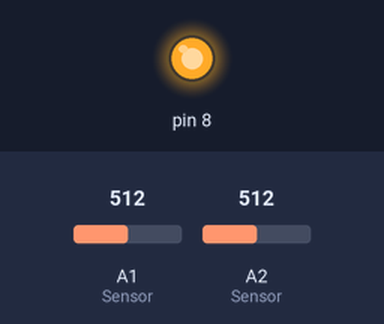
A sketch run on a simulated Arduino Nano, built with avr-gcc and run on an emulated ATmega328P. Parts: output pins drawn as LEDs (lit = HIGH). Inputs (shaded band) come from the test bench; at power-on: A1 (Sensor) = 512, A2 (Sensor) = 512. What the sketch prints to the serial monitor is not drawn.

Above: at 5.4 s.
At 12.4 s:
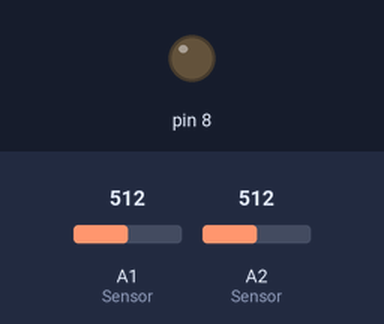
Timing chart, 0 to 28.1 s (numbered marks = the images above):
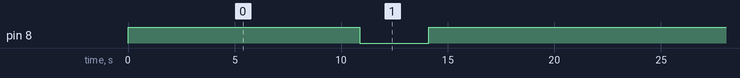

The sketch:

Nano-SMS.ino
```cpp
#include<SoftwareSerial.h>

const int AirValue1 = 610;
const int SWSValue1 = 302;
const int AirValue2 = 606;
const int SWSValue2 = 286;
int intRecord=0;
int soilMoistureValue1 = 0,soilMoistureValue2 = 0,soilMoistureValue3 = 0;
int Ave=0;
int soilmoisturepercent=0;
bool isWaterOn=false,isPause =  false, isHour=false;
int intIsWaterOn=0, intIsPause=0, intWater=0;
String strWeather = "";
bool willRain = false;

SoftwareSerial sw(5,6);  //RX,TX
void setup() {
  Serial.begin(115200); // open serial port, set the baud rate to 9600 bps
  sw.begin(9600);
  pinMode(8,OUTPUT);
  digitalWrite(8,HIGH);
}
void loop() {
  //Serial.println("Reading1: ");
  soilMoistureValue1 = analogRead(A1);  //put Sensor insert into soil
  soilMoistureValue2 = analogRead(A2);  //put Sensor insert into soil
  //soilMoistureValue3 = analogRead(A3);  //put Sensor insert into soil

  int SM_per1 = map(soilMoistureValue1,AirValue1,SWSValue1,0,100);
  int SM_per2 = map(soilMoistureValue2,AirValue2,SWSValue2,0,100);

  Ave = (SM_per1+SM_per2)/2;

  Serial.println("Reading1 :" + String(soilMoistureValue1) + " - " + SM_per1 + "%, Reading2 :" + String(soilMoistureValue2) + " - " + SM_per2 + "%, Average:" + String(Ave) + " "  + String(intIsWaterOn));

  // Send data to ESP32 using serial monitor
  sw.println("Reading1 : " + String(soilMoistureValue1) + " - " + SM_per1 + "%, Reading2 : " + String(soilMoistureValue2) + " - " + SM_per2 + "%, Average: " + String(Ave) + "%, isWaterOn : "  + String(intIsWaterOn));

  Serial.print(intWater/1000);
  if(intWater==10000){
    intWater=0;
    isHour=true;
  }

  if(isHour==true){
    Serial.print("1hr");

    if(isPause==false)
    {
      if(Ave<50)
      {
        isWaterOn = true;
        digitalWrite(8,LOW);
      }
      if(intIsWaterOn == 3 && isWaterOn == true){
        intIsWaterOn=0;
        isWaterOn = false;
        digitalWrite(8,HIGH);
        isPause=true;
        isHour=false;
      }

      if (isWaterOn == true){
        intIsWaterOn = intIsWaterOn + 1;
      }
    }
    else{
      intIsPause++;
    }
    if(intIsPause==10){
      isPause=false;
      intIsPause=0;
    }
  }
  delay(1000);
  intRecord = intRecord + 1000;
  intWater = intWater+1000;
}
```

Measured:
- by itself, pin 8: alternates HIGH for 18.3 s and LOW for 3.2 s
